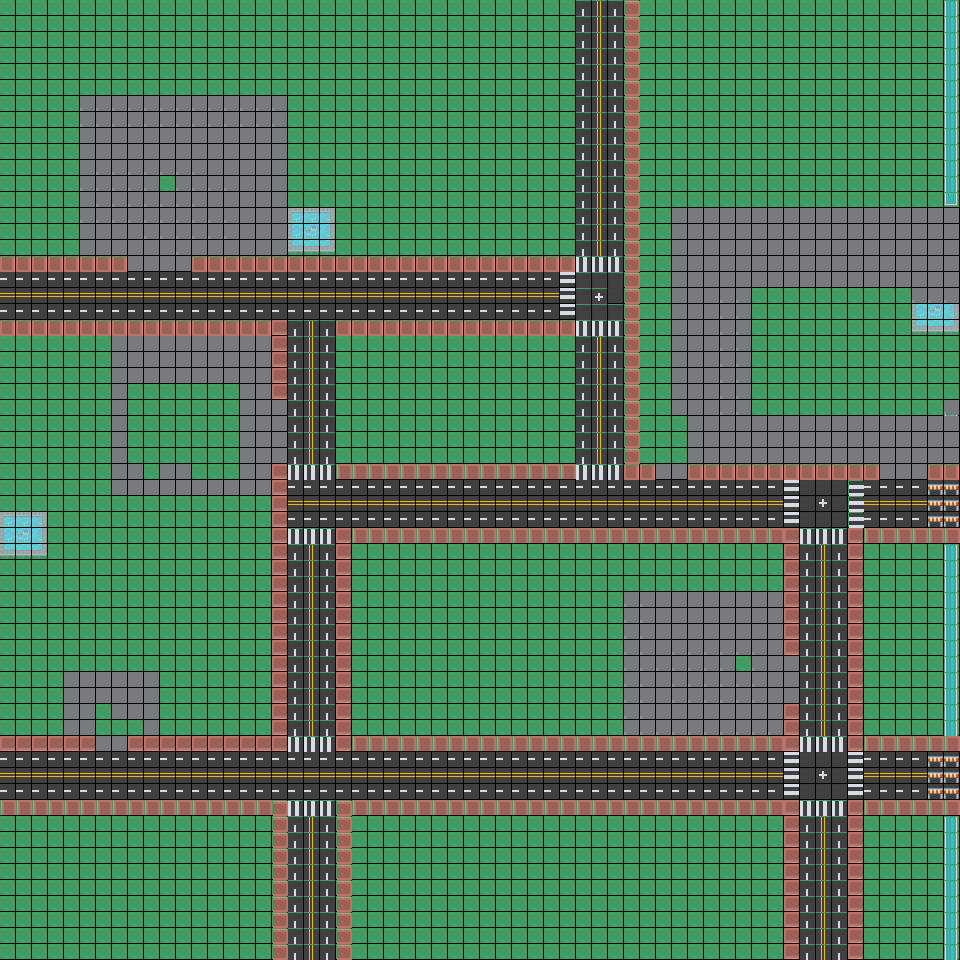

Rendered tile map (Tiled .tmx) drawn with the repository's tilesets; below, a short description and the map source with its tile grids summarised:
An orthogonal 60x60 tile map with 16x16 px tiles, 5 tile layers (grass, water, roads, sidewalks, ...), 2 tilesets and 7 objects (2x burger_shop, university, fire_station, police_station, hospital, ...).

<map version="1.10" tiledversion="1.10.2" orientation="orthogonal" renderorder="right-down" width="60" height="60" tilewidth="16" tileheight="16" infinite="0" nextlayerid="10" nextobjectid="11">
 <editorsettings>
  <export target="level_1.tmj" format="json" />
 </editorsettings>
 <tileset firstgid="1" name="city_parts" tilewidth="16" tileheight="16" spacing="1" margin="1" tilecount="972" columns="36">
  <image source="city_parts.png" width="628" height="475" />
 </tileset>
 <tileset firstgid="973" name="buildings" tilewidth="996" tileheight="793" tilecount="6" columns="0">
  <grid orientation="orthogonal" width="1" height="1" />
  <tile id="0">
   <image width="200" height="116" source="university.png" />
  </tile>
  <tile id="1">
   <image width="100" height="100" source="police_station.png" />
  </tile>
  <tile id="2">
   <image width="91" height="64" source="fire_station.png" />
  </tile>
  <tile id="3">
   <image width="100" height="100" source="hospital.png" />
  </tile>
  <tile id="4">
   <image width="55" height="55" source="burger_shop.png" />
  </tile>
  <tile id="5">
   <image width="996" height="793" source="koipond2.png" />
  </tile>
 </tileset>
 <layer id="8" name="grass" width="60" height="60">
  <data>[3600 cells, 3600 non-empty, 1 distinct tile ids]</data>
 </layer>
 <layer id="5" name="water" width="60" height="60">
  <data>[3600 cells, 62 non-empty, 11 distinct tile ids]</data>
 </layer>
 <layer id="1" name="roads" width="60" height="60">
  <data>[3600 cells, 1180 non-empty, 8 distinct tile ids]</data>
 </layer>
 <layer id="9" name="sidewalks" width="60" height="60">
  <data>[3600 cells, 369 non-empty, 2 distinct tile ids]</data>
 </layer>
 <objectgroup id="2" name="buildings">
  <object id="1" name="university" gid="973" x="705" y="425" width="288" height="159" />
  <object id="2" name="fire_station" gid="975" x="90" y="236" width="140" height="116" />
  <object id="3" name="police_station" gid="974" x="654" y="747" width="128" height="142" />
  <object id="5" name="burger_shop" gid="977" x="630" y="472" width="74" height="75" />
  <object id="7" name="burger_shop" gid="977" x="77" y="747" width="74" height="68" />
  <object id="9" name="hospital" gid="976" x="104" y="507" width="167" height="161" />
  <object id="10" name="koipond2" gid="978" x="351" y="134" width="210" height="140" />
 </objectgroup>
 <objectgroup id="4" name="player" />
 <layer id="7" name="lights" width="60" height="60">
  <data>[3600 cells, 0 non-empty, 0 distinct tile ids]</data>
 </layer>
</map>
